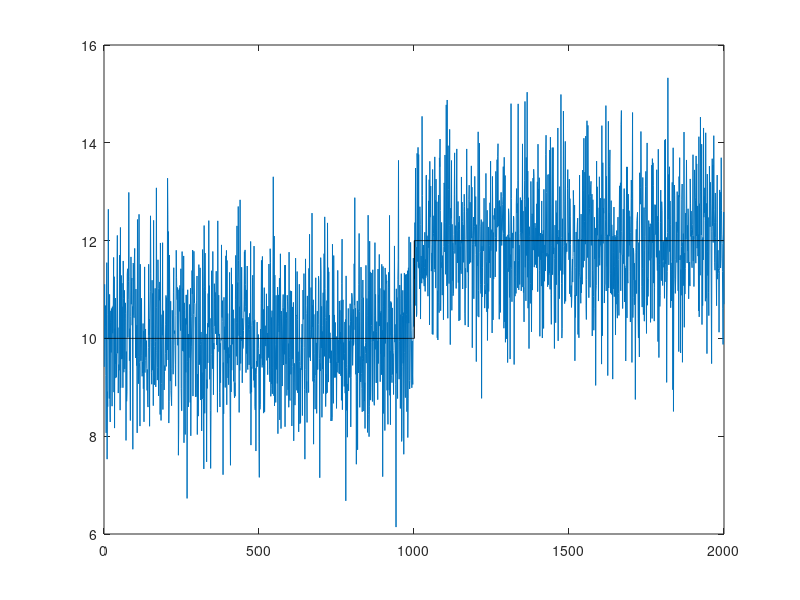
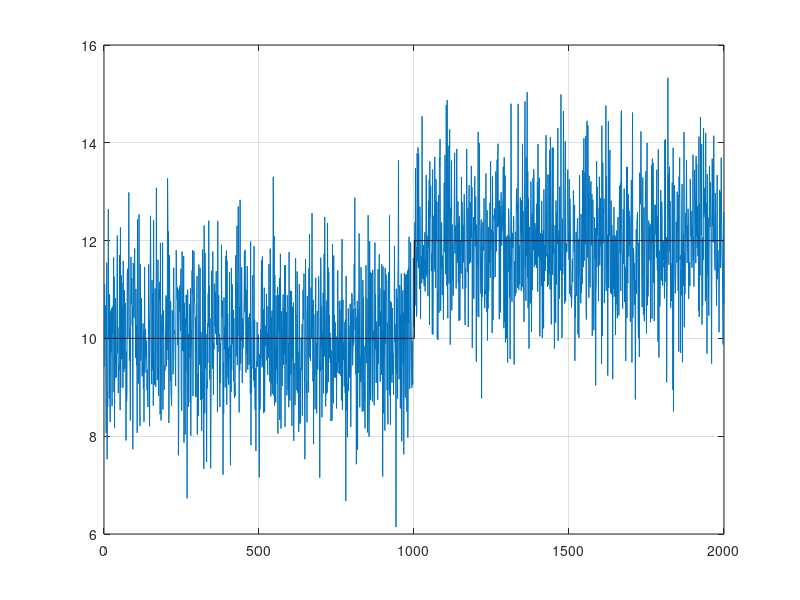

These charts were generated, in order, by the following MATLAB code: (Note: this script raises an error after producing the figures.)
%%
% This code is made by:
% Jorge Bonekamp
% Gerardo Moyers
% Casper Spronk
clear all
close all
clc
%% Setting up signal with noise and mean change
k0                     = 1001;                                             % Time instant when the mean of the signal changes
Mean1                  = 10;
Mean_Change            = 2;
Mean2                  = Mean1 + Mean_Change;
k0                     = 1001;                                             % Time instant when the mean of the signal changes
Noise                  = wgn(1,(k0-1)*2,1);                                % White Gaussian Noise with variance 1
z1                     = Mean1 + Noise(1:k0-1);
z2                     = Mean2 + Noise(1+length(Noise)/2:end);
z                      = [z1 z2];                                          % The discrete time signal

% plotting the discrete time signal z
figure
plot(z)
hold on
Mean1_Vec              = Mean1 * ones(1,k0-1);
Mean2_Vec              = Mean2 * ones(1,k0-1);
Mean                   = [Mean1_Vec Mean2_Vec];
stairs(Mean, 'color','k')
hold off


%% Deterministic Limit Check

%Setting up Deterministic Limit check
Limit_Size             = Mean_Change / 2;
Upper_Limit            = Mean1 + Limit_Size;
Lower_Limit            = Mean1 - Limit_Size;
Output_Test1           = (z > Upper_Limit) | (z < Lower_Limit);

% Plotting Results of test
figure
plot( z )
hold on
grid on
stairs( Mean                           , 'color', 'k' )
stairs( Output_Test1 )
plot( Upper_Limit * ones(1,length(z)), 'color', 'r' )
plot( Lower_Limit * ones(1,length(z)), 'color', 'r' )
hold off

%% Averaged Deterministic Limit Check

W = 30;

Average = movmean(z,[W 0],'omitnan');                                   % Averaging signal
Output_Test2 = (Average > Upper_Limit) | (Average < Lower_Limit);   % Checking against limits

figure
plot( z )
hold on
stairs(Output_Test2)
stairs( Mean                         , 'color', 'k' )
plot( Upper_Limit * ones(1,length(z)), 'color', 'r' )
plot( Lower_Limit * ones(1,length(z)), 'color', 'r' )
plot(Average, 'linewidth', 2, 'color', 'm')
%legend TODO
hold off

%% Probabilistic Method

MeanEst = zeros(1,length(z));
for i = 2:length(z)
    MeanEst(i) = MeanEst(i-1) + 1/i * (z(i) - MeanEst(i-1)); 
end

VarianceSquared = zeros(1,length(z));

for i = 3:length(z)
   VarianceSquared(i) = (i-2)/(i-1) * VarianceSquared(i-1) + (1/i)*(z(i) - MeanEst(i-1))^2;
end

figure
plot(z)
hold on
plot(MeanEst)
plot(VarianceSquared)
